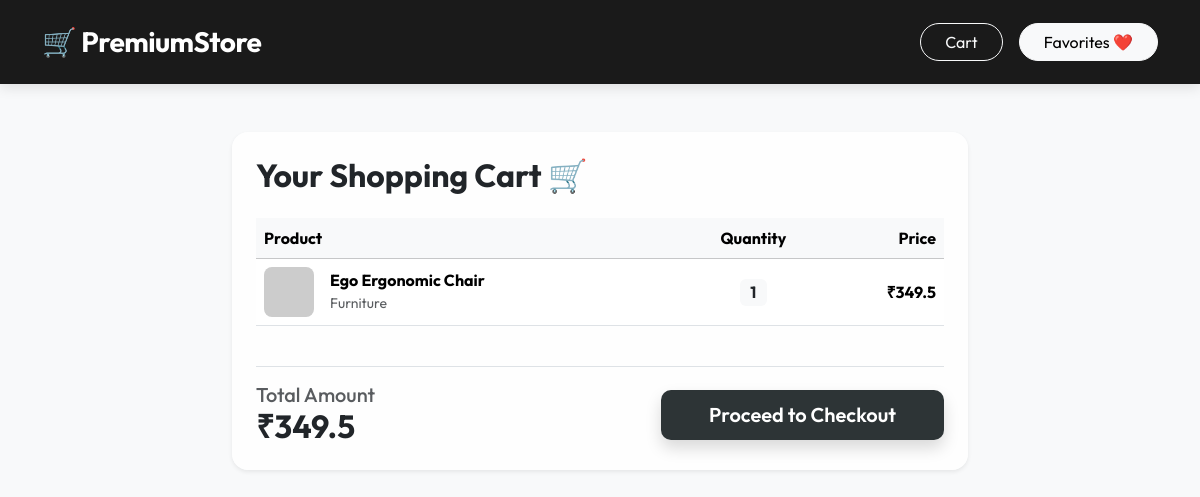
The page /cart/ (signed in) on the database as committed earlier.
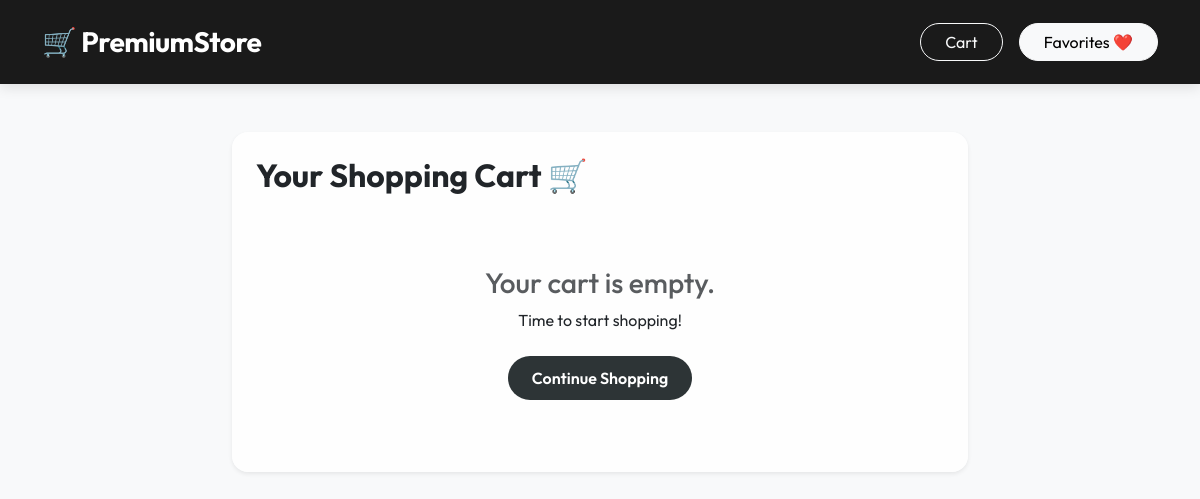
The same page on the database as committed later.
### store/models.py (models this page shows, shortened)
class CartItem(models.Model):
    cart = models.ForeignKey(Cart, on_delete=models.CASCADE)
    product = models.ForeignKey(Product, on_delete=models.CASCADE)
    quantity = models.PositiveIntegerField(default=1)

class Product(models.Model):
    name = models.CharField(max_length=200)
    price = models.FloatField()
    description = models.TextField()
    image = models.ImageField(upload_to='products/')
    category = models.CharField(max_length=100, default='Electronics')

### store/views.py (the view)
# urls.py: path('cart/', views.cart_view, name='cart'),
def cart_view(request):
    cart = get_cart(request)
    items = CartItem.objects.filter(cart=cart)
    total = sum(item.product.price * item.quantity for item in items)
    return render(request, 'store/cart.html', {'items': items, 'total': total})

### store/views.py (called while the page is built)
def get_cart(request):
    if not request.session.session_key:
        request.session.save()
    if request.user.is_authenticated:
        cart, _ = Cart.objects.get_or_create(user=request.user)
    else:
        cart, _ = Cart.objects.get_or_create(session_key=request.session.session_key)
    return cart

### store/templates/store/cart.html
{% extends 'store/base.html' %}
{% block content %}
<div class="row justify-content-center">
    <div class="col-md-8">
        <div class="card shadow-sm border-0 p-4">
            <h2 class="mb-4 fw-bold">Your Shopping Cart 🛒</h2>
            {% if items %}
            <div class="table-responsive">
                <table class="table table-hover align-middle">
                    <thead class="table-light">
                        <tr>
                            <th>Product</th>
                            <th class="text-center">Quantity</th>
                            <th class="text-end">Price</th>
                        </tr>
                    </thead>
                    <tbody>
                        {% for item in items %}
                        <tr>
                            <td>
                                <div class="d-flex align-items-center">
                                    <div class="flex-shrink-0">
                                        {% if "http" in item.product.image.name %}
                                            <img src="{{ item.product.image.name }}" alt="{{ item.product.name }}" style="width: 50px; height: 50px; object-fit: cover; border-radius: 8px;">
                                        {% else %}
                                            <img src="{{ item.product.image.url }}" alt="{{ item.product.name }}" style="width: 50px; height: 50px; object-fit: cover; border-radius: 8px;">
                                        {% endif %}
                                    </div>
                                    <div class="ms-3">
                                        <h6 class="mb-0 fw-bold">{{ item.product.name }}</h6>
                                        <small class="text-muted">{{ item.product.category }}</small>
                                    </div>
                                </div>
                            </td>
                            <td class="text-center">
                                <span class="badge bg-light text-dark fs-6">{{ item.quantity }}</span>
                            </td>
                            <td class="text-end fw-bold">₹{{ item.product.price }}</td>
                        </tr>
                        {% endfor %}
                    </tbody>
                </table>
            </div>
            <div class="d-flex justify-content-between align-items-center mt-4 pt-3 border-top">
                <div>
                    <h5 class="text-muted mb-0">Total Amount</h5>
                    <h2 class="fw-bold mb-0">₹{{ total }}</h2>
                </div>
                <a href="/checkout/" class="btn btn-primary btn-lg px-5 shadow">Proceed to Checkout</a>
            </div>
            {% else %}
            <div class="text-center py-5">
                <h3 class="text-muted">Your cart is empty.</h3>
                <p class="mb-4">Time to start shopping!</p>
                <a href="/" class="btn btn-primary rounded-pill px-4">Continue Shopping</a>
            </div>
            {% endif %}
        </div>
    </div>
</div>
{% endblock %}

### store/templates/store/base.html (shortened to what this page needs)
<!DOCTYPE html>
<html lang="en">
<head>
    <link href="https://cdn.jsdelivr.net/npm/bootstrap@5.3.2/dist/css/bootstrap.min.css" rel="stylesheet">
</head>
<body>
<nav class="navbar navbar-expand-lg navbar-dark px-4 py-3 sticky-top">
    <div class="container">
        <a class="navbar-brand fs-3" href="/">🛒 PremiumStore</a>
        <div class="ms-auto d-flex align-items-center gap-3">
            <a class="btn btn-outline-light rounded-pill px-4" href="/cart/">Cart</a>
            <a class="btn btn-light rounded-pill px-4" href="/like/">Favorites ❤️</a>
        </div>
    </div>
</nav>
<div class="container mt-5">
    {% block content %}{% endblock %}
</div>
</body>
</html>

### store/templates/store/base.html (style rules this page uses)
:root { --primary-bg: #f8f9fa; --navbar-bg: #1a1a1a; --accent-color: #ff4757; --glass-bg: rgba(255, 255, 255, 0.8); }
body { font-family: 'Outfit', sans-serif; background-color: var(--primary-bg); color: #2d3436; }
.navbar { background-color: var(--navbar-bg) !important; backdrop-filter: blur(10px); box-shadow: 0 4px 12px rgba(0,0,0,0.1); }
.navbar-brand { font-weight: 700; letter-spacing: -0.5px; }
.card { border: none; border-radius: 16px; transition: transform 0.3s ease, box-shadow 0.3s ease; overflow: hidden; background: var(--glass-bg); backdrop-filter: blur(5px); border: 1px solid rgba(255,255,255,0.2); }
.btn-primary { background-color: #2d3436; border: none; border-radius: 10px; padding: 10px 20px; font-weight: 600; transition: all 0.3s ease; }

Rows that differ between the two databases and show on the page:
removed CartItem: product.name "Ego Ergonomic Chair", product.category "Furniture", quantity "1", product.price "349.5"
Other text that changed with them:
{{ total }}: "349.5" → (not shown)
text no longer shown: "Product Quantity Price Total Amount ₹ Proceed to Checkout"
text now shown: "Your cart is empty. Time to start shopping! Continue Shopping"
